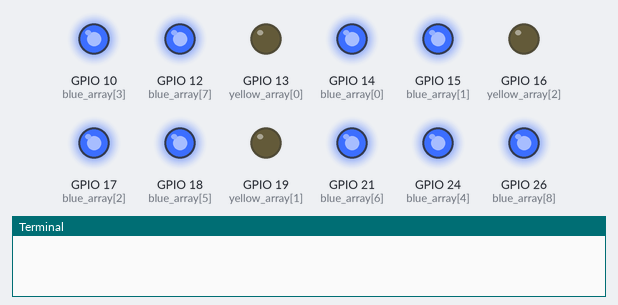
Simulated run of this program. Board: Raspberry Pi (BCM pin numbers). Parts: output pins drawn as LEDs (lit = HIGH), the last lines printed to the terminal. At 6.0 s the program stops and its outputs stay as they are.

Above: at 0.1 s.
At 3.1 s:
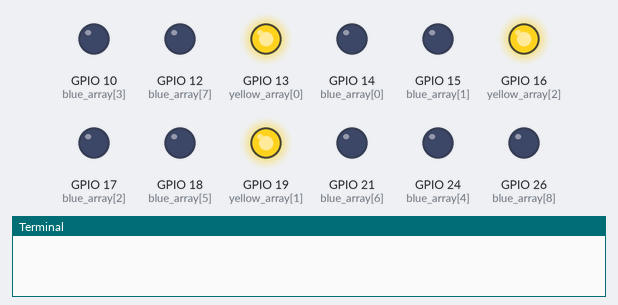
At 6.1 s:
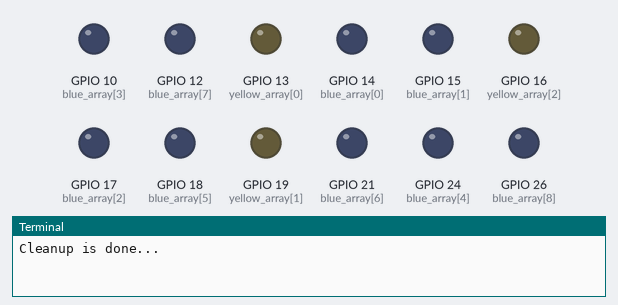
Timing chart, 0 to 7.5 s (numbered marks = the images above):
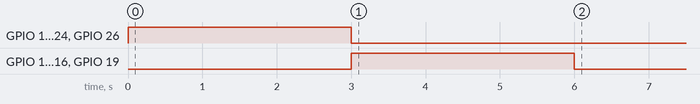

Measured:
- by itself, GPIO 13 (yellow_array[0]), GPIO 16 (yellow_array[2]), GPIO 19 (yellow_array[1]): LOW → HIGH at 3.0 s, → LOW 3.0 s later
- by itself, GPIO 10 (blue_array[3]), GPIO 12 (blue_array[7]), GPIO 14 (blue_array[0]), GPIO 15 (blue_array[1]), GPIO 17 (blue_array[2]), GPIO 18 (blue_array[5]), GPIO 21 (blue_array[6]), GPIO 24 (blue_array[4]), GPIO 26 (blue_array[8]): LOW → HIGH at 0.00 s, → LOW 3.0 s later

The program:

cleanup.py
```python
import RPi.GPIO as GPIO
import time

GPIO.setwarnings(False)
GPIO.setmode(GPIO.BCM)

blue_array = [14, 15, 17, 10, 24, 18, 21, 12, 26]
yellow_array = [13, 19, 16]

GPIO.setup(blue_array, GPIO.OUT)
GPIO.output(blue_array, GPIO.HIGH)
time.sleep(3)
GPIO.output(blue_array, GPIO.LOW)

GPIO.setup(yellow_array, GPIO.OUT)
GPIO.output(yellow_array, GPIO.HIGH)
time.sleep(3)
GPIO.output(yellow_array, GPIO.LOW)

print('Cleanup is done...')

GPIO.cleanup()
```
